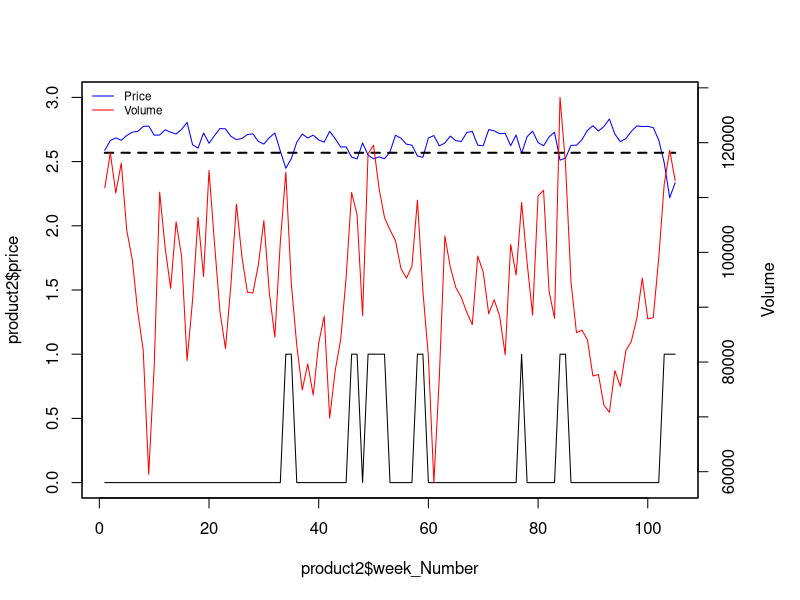
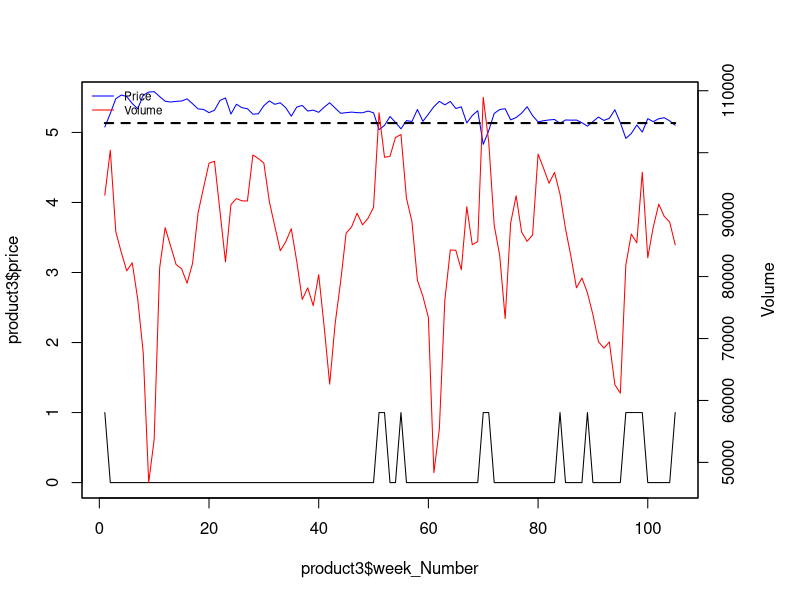
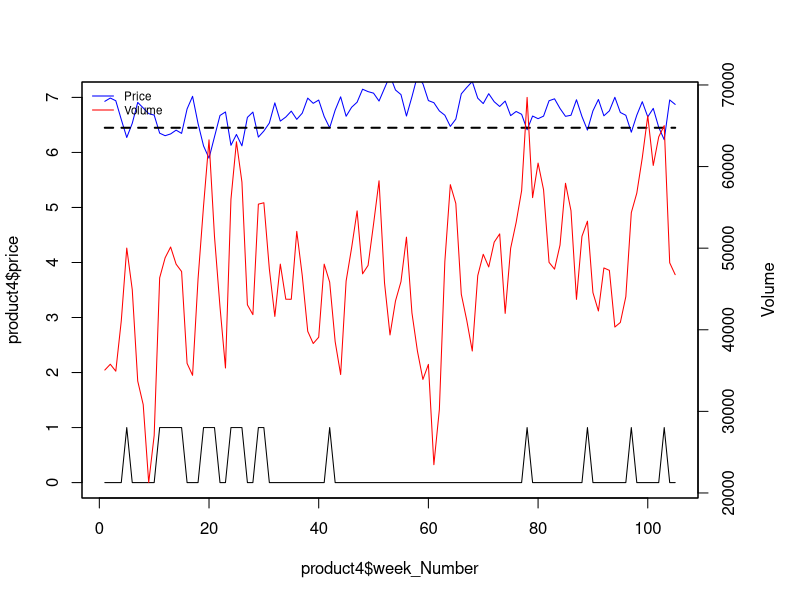
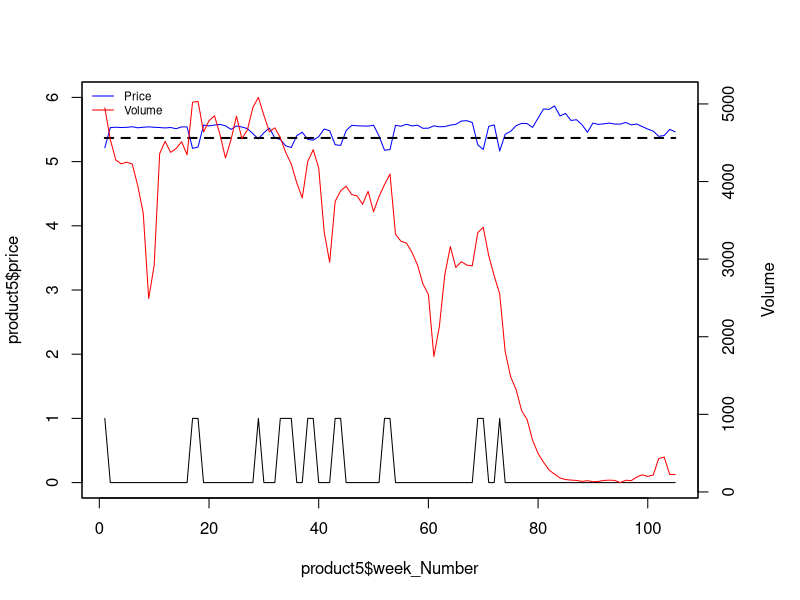
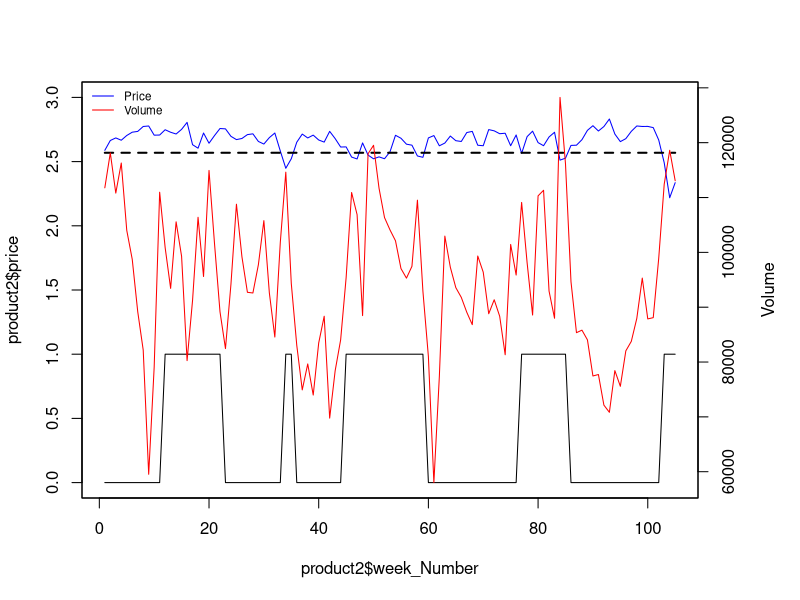
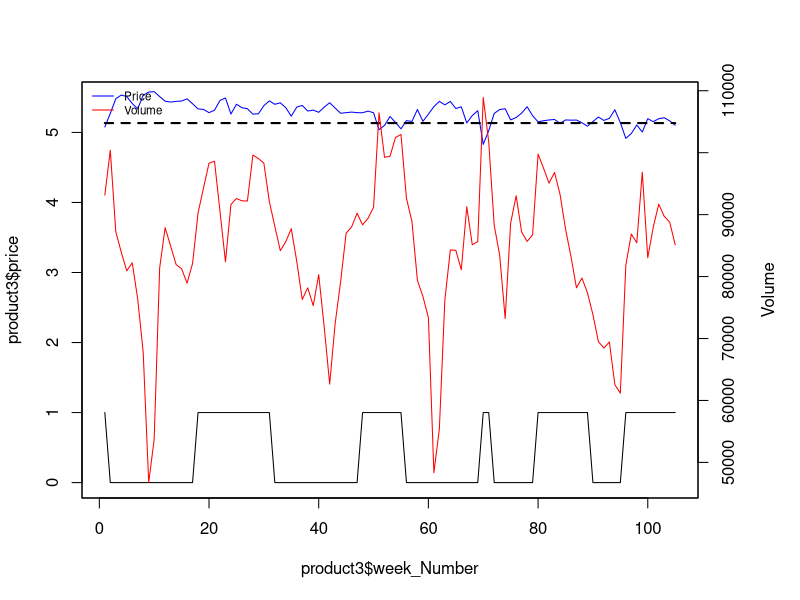
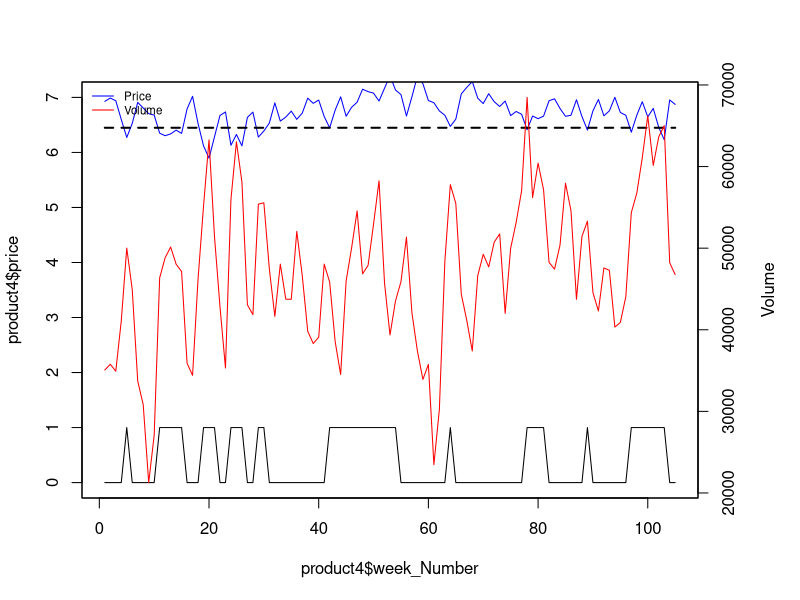
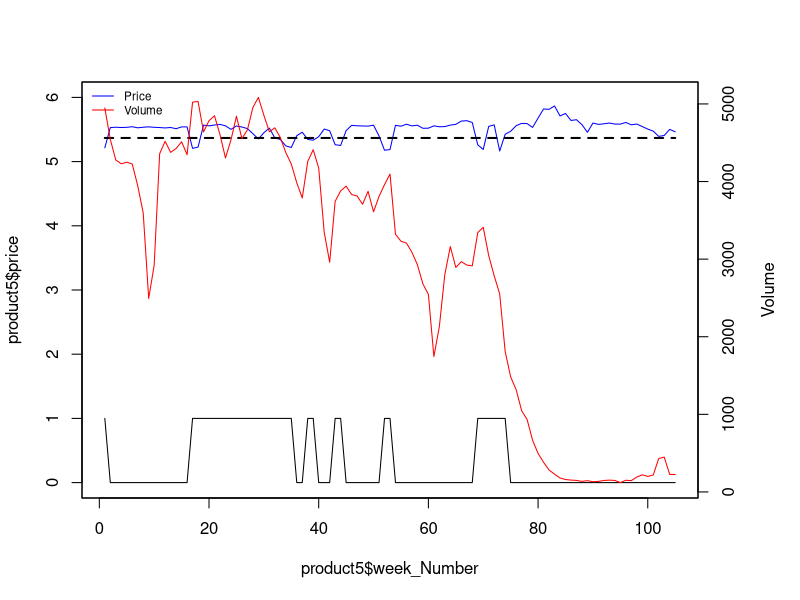

The R script that drew these images, in order: (Note: this script raises an error after producing the figures.)
setwd("/Users/Steven/Google Drive/Imperial College London/Term 3/Retail and Marketing Analytics/Data/Crackers")
library(readxl)
library(MASS)
library(dplyr)
library(tidyr)

# import data
product2 <- read_excel('Crackers.xlsx', sheet = 2, col_names = TRUE)
product3 <- read_excel('Crackers.xlsx', sheet = 3, col_names = TRUE)
product4 <- read_excel('Crackers.xlsx', sheet = 4, col_names = TRUE)
product5 <- read_excel('Crackers.xlsx', sheet = 5, col_names = TRUE)

# separate "Week" column
product2 <- product2 %>% 
  separate(Week, c("S", "week"), " ")
product3 <- product3 %>% 
  separate(Week, c("S", "week"), " ")
product4 <- product4 %>% 
  separate(Week, c("S", "week"), " ")
product5 <- product5 %>% 
  separate(Week, c("S", "week"), " ")


# convert week into data format
product2$week <- as.Date(product2$week, "%d/%m/%y")
product3$week <- as.Date(product3$week, "%d/%m/%y")
product4$week <- as.Date(product4$week, "%d/%m/%y")
product5$week <- as.Date(product5$week, "%d/%m/%y")

# add week number
product2$week_Number <- 1:nrow(product2)
product3$week_Number <- 1:nrow(product3)
product4$week_Number <- 1:nrow(product4)
product5$week_Number <- 1:nrow(product5)

# calculate prices and log prices
product2$price <- product2$Value_Euros / product2$Volume
product3$price <- product3$Value_Euros / product3$Volume
product4$price <- product4$Value_Euros / product4$Volume
product5$price <- product5$Value_Euros / product5$Volume

product2$log.p <- log(product2$price)
product2$log.q <- log(product2$Volume)

product3$log.p <- log(product3$price)
product3$log.q <- log(product3$Volume)

product4$log.p <- log(product4$price)
product4$log.q <- log(product4$Volume)

product5$log.p <- log(product5$price)
product5$log.q <- log(product5$Volume)


# add average price and threshold, first threshold is 1 sd below mean
product2$average_Price <- mean(product2$price)
product2$threshold1 <- mean(product2$price) - sd(product2$price)
product2$promo <- ifelse(product2$price < product2$threshold1, 1, 0)

product3$average_Price <- mean(product3$price)
product3$threshold1 <- mean(product3$price) - sd(product3$price)
product3$promo <- ifelse(product3$price < product3$threshold1, 1, 0)

product4$average_Price <- mean(product4$price)
product4$threshold1 <- mean(product4$price) - sd(product4$price)
product4$promo <- ifelse(product4$price < product4$threshold1, 1, 0)

product5$average_Price <- mean(product5$price)
product5$threshold1 <- mean(product5$price) - sd(product5$price)
product5$promo <- ifelse(product5$price < product5$threshold1, 1, 0)

# plot sales and price for each product

# product 2
par(mar=c(5,4,4,5)+.1)
plot(product2$week_Number, product2$price, type="l", col="blue", ylim=c(0,3))
#lines(product2$average_Price, lty=2, lwd=2)
lines(product2$threshold1, lty=2, lwd=2)
lines(product2$promo)   # c is the promotion dummy from the other RMD
par(new=TRUE)
plot(product2$week_Number, product2$Volume,type="l",col="red",xaxt="n",yaxt="n",xlab="",ylab="")
axis(4)
mtext("Volume",side=4,line=3)
legend("topleft",col=c("blue","red"), lty=1, legend=c("Price","Volume"), cex=0.7, bty = "n")

# product 3
par(mar=c(5,4,4,5)+.1)
plot(product3$week_Number, product3$price, type="l", col="blue", ylim=c(0,5.5))
lines(product3$threshold1, lty=2, lwd=2)
lines(product3$promo)
par(new=TRUE)
plot(product3$week_Number, product3$Volume,type="l",col="red",xaxt="n",yaxt="n",xlab="",ylab="")
axis(4)
mtext("Volume",side=4,line=3)
legend("topleft",col=c("blue","red"), lty=1, legend=c("Price","Volume"), cex=0.7, bty = "n")

# product 4
par(mar=c(5,4,4,5)+.1)
plot(product4$week_Number, product4$price, type="l", col="blue", ylim=c(0,7))
lines(product4$threshold1, lty=2, lwd=2)
lines(product4$promo)
par(new=TRUE)
plot(product4$week_Number, product4$Volume, type="l",col="red",xaxt="n",yaxt="n",xlab="",ylab="")
axis(4)
mtext("Volume",side=4,line=3)
legend("topleft",col=c("blue","red"), lty=1, legend=c("Price","Volume"), cex=0.7, bty = "n")

# product 5
par(mar=c(5,4,4,5)+.1)
plot(product5$week_Number, product5$price, type="l", col="blue", ylim=c(0,6))
lines(product5$threshold1, lty=2, lwd=2)
lines(product5$promo)
par(new=TRUE)
plot(product5$week_Number, product5$Volume, type="l",col="red",xaxt="n",yaxt="n",xlab="",ylab="")
axis(4)
mtext("Volume",side=4,line=3)
legend("topleft",col=c("blue","red"), lty=1, legend=c("Price","Volume"), cex=0.7, bty = "n")


### ratio of sd to mean
sd(product2$price)/mean(product2$price)
# 3.5% seems a bit low for a promotion. think 2 for 1...

# number of promotions during two year period, using 1 sd method
sum(product2$promo)/ nrow(product2)
# 15%, seems way too low

# average size of promotion ~24%
# http://www.mosaicmarketing.co.uk/single-post/2016/11/30/FMCG-brands-cut-price-promotions---a-bit

# possible method to identify the promotions periods:
# find price promotions with threshold method (need to find a way to define base price)
# then look at magnitude of sales and identify where sales have a similar magnitude to the 
# price promo and deduce that those are other types of promo (feat or aisle)

# attempt at adding the promotions manually (feature and aisle which is not visible in price)
# also set promo to one when GRP is available

# no GRP
product2[12:22, "promo"] <- 1
product2[45:59, "promo"] <- 1
product2[77:85, "promo"] <- 1

product3$ad <- ifelse(product3$GRP != 0, 1, 0)
product3[18:31, "promo"] <- 1
product3[48:55, "promo"] <- 1
product3[80:89, "promo"] <- 1
product3[99:105, "promo"] <- 1

product4$ad <- ifelse(product4$GRP != 0, 1, 0)
product4[42:54, "promo"] <- 1
product4[64, "promo"] <- 1
product4[79:81, "promo"] <- 1
product4[98:102, "promo"] <- 1

# no GRP
product5[17:35, "promo"] <- 1
product5[69:74, "promo"] <- 1

# view new graphs with added promotions periods

# product 2
par(mar=c(5,4,4,5)+.1)
plot(product2$week_Number, product2$price, type="l", col="blue", ylim=c(0,3))
#lines(product2$average_Price, lty=2, lwd=2)
lines(product2$threshold1, lty=2, lwd=2)
lines(product2$promo)   # c is the promotion dummy from the other RMD
par(new=TRUE)
plot(product2$week_Number, product2$Volume,type="l",col="red",xaxt="n",yaxt="n",xlab="",ylab="")
axis(4)
mtext("Volume",side=4,line=3)
legend("topleft",col=c("blue","red"), lty=1, legend=c("Price","Volume"), cex=0.7, bty = "n")

# product 3
par(mar=c(5,4,4,5)+.1)
plot(product3$week_Number, product3$price, type="l", col="blue", ylim=c(0,5.5))
lines(product3$threshold1, lty=2, lwd=2)
lines(product3$promo)
par(new=TRUE)
plot(product3$week_Number, product3$Volume,type="l",col="red",xaxt="n",yaxt="n",xlab="",ylab="")
axis(4)
mtext("Volume",side=4,line=3)
legend("topleft",col=c("blue","red"), lty=1, legend=c("Price","Volume"), cex=0.7, bty = "n")

# product 4
par(mar=c(5,4,4,5)+.1)
plot(product4$week_Number, product4$price, type="l", col="blue", ylim=c(0,7))
lines(product4$threshold1, lty=2, lwd=2)
lines(product4$promo)
par(new=TRUE)
plot(product4$week_Number, product4$Volume, type="l",col="red",xaxt="n",yaxt="n",xlab="",ylab="")
axis(4)
mtext("Volume",side=4,line=3)
legend("topleft",col=c("blue","red"), lty=1, legend=c("Price","Volume"), cex=0.7, bty = "n")

# product 5
par(mar=c(5,4,4,5)+.1)
plot(product5$week_Number, product5$price, type="l", col="blue", ylim=c(0,6))
lines(product5$threshold1, lty=2, lwd=2)
lines(product5$promo)
par(new=TRUE)
plot(product5$week_Number, product5$Volume, type="l",col="red",xaxt="n",yaxt="n",xlab="",ylab="")
axis(4)
mtext("Volume",side=4,line=3)
legend("topleft",col=c("blue","red"), lty=1, legend=c("Price","Volume"), cex=0.7, bty = "n")


# proportion of promotions during two year period, after adding manually
sum(product2$promo)/ nrow(product2)
sum(product3$promo)/ nrow(product3)
sum(product4$promo)/ nrow(product4)
sum(product5$promo)/ nrow(product5)
# between 30-42%

# add the baseline in excel and read the data again
# write.csv(product2, file = "product2.csv")
write.csv(product3, file = "product3.csv")
write.csv(product4, file = "product4.csv")
# write.csv(product5, file = "product5.csv")

# load files with baseline
setwd("/Users/Steven/Google Drive/Imperial College London/Term 3/Retail and Marketing Analytics/Team assignment/retail group")

prod2 <- read.csv("product2.csv")
prod3 <- read.csv("product3.csv")
prod4 <- read.csv("product4.csv")
prod5 <- read.csv("product5.csv")

# fill baseline column with regular volumes
prod2$baseline <- ifelse(is.na(prod2$baseline), prod2$Volume, prod2$baseline)
prod3$baseline <- ifelse(is.na(prod3$baseline), prod3$Volume, prod3$baseline)
prod4$baseline <- ifelse(is.na(prod4$baseline), prod4$Volume, prod4$baseline)
prod5$baseline <- ifelse(is.na(prod5$baseline), prod5$Volume, prod5$baseline)

# add column for sum of lift and volume for the plot
prod2$lift_plot <- ifelse(is.na(prod2$weekly_lift), prod2$Volume + 0,  prod2$Volume + prod2$weekly_lift)
prod3$lift_plot <- ifelse(is.na(prod3$weekly_lift), prod3$Volume + 0,  prod3$Volume + prod3$weekly_lift)
prod4$lift_plot <- ifelse(is.na(prod4$weekly_lift), prod4$Volume + 0,  prod4$Volume + prod4$weekly_lift)
prod5$lift_plot <- ifelse(is.na(prod5$weekly_lift), prod5$Volume + 0,  prod5$Volume + prod5$weekly_lift)

# plot baseline and lift

# product 2
plot(prod2$week_Number, prod2$lift_plot, type="l", lwd=2, ylim = c(0, max(prod2$lift_plot)), col = 11)
lines(prod2$baseline, lwd=2)

# product 3
plot(prod3$week_Number, prod3$lift_plot, type="l", lwd=2, ylim = c(0, max(prod3$lift_plot)), col = 11)
lines(prod3$baseline, lwd=2)

# product 4
plot(prod4$week_Number, prod4$lift_plot, type="l", lwd=2, ylim = c(0, max(prod4$lift_plot)), col = 11)
lines(prod4$baseline, lwd=2)

# product 5
plot(prod5$week_Number, prod5$lift_plot, type="l", lwd=2, ylim = c(0, max(prod5$lift_plot)), col = 11)
lines(prod5$baseline, lwd=2)

# graph 2,3,5 look reasonably ok, graph 4 looks a bit strange because has negative lift
# and irregular promos
# graphs don't look exactly like hers which kinda sucks too



